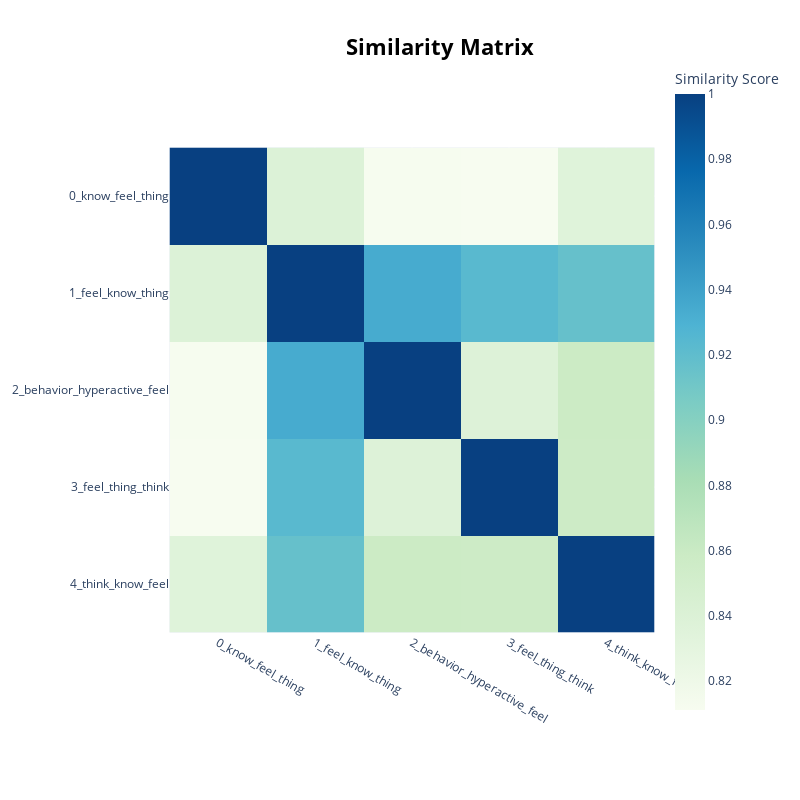

The notebook cell this image was saved under:
### Code cell
# Visualize similarity using heatmap
tp_model.visualize_heatmap()

### Figure 1 — Plotly figure (JSON) as saved in the notebook; plotly's stock layout.template omitted (floating-point values rounded to 4 significant figures)
{"data": [{"coloraxis": "coloraxis", "hovertemplate": "x: %{x}<br>y: %{y}<br>Similarity Score: %{z}<extra></extra>", "name": "0", "type": "heatmap", "x": ["0_know_feel_thing", "1_feel_know_thing", "2_behavior_hyperactive_feel", "3_feel_thing_think", "4_think_know_feel"], "xaxis": "x", "y": ["0_know_feel_thing", "1_feel_know_thing", "2_behavior_hyperactive_feel", "3_feel_thing_think", "4_think_know_feel"], "yaxis": "y", "z": [[1.0, 0.8391, 0.8124, 0.8112, 0.8362], [0.8391, 1.0, 0.9341, 0.9232, 0.9168], [0.8124, 0.9341, 1.0, 0.8378, 0.8581], [0.8112, 0.9232, 0.8378, 1.0, 0.8569], [0.8362, 0.9168, 0.8581, 0.8569, 1.0]]}], "layout": {"coloraxis": {"colorbar": {"title": {"text": "Similarity Score"}}, "colorscale": [[0, "rgb(247,252,240)"], [0.125, "rgb(224,243,219)"], [0.25, "rgb(204,235,197)"], [0.375, "rgb(168,221,181)"], [0.5, "rgb(123,204,196)"], [0.625, "rgb(78,179,211)"], [0.75, "rgb(43,140,190)"], [0.875, "rgb(8,104,172)"], [1, "rgb(8,64,129)"]]}, "height": 800, "hoverlabel": {"bgcolor": "white", "font": {"family": "Rockwell", "size": 16}}, "legend": {"title": {"text": "Trend"}}, "margin": {"t": 60}, "showlegend": true, "title": {"font": {"color": "Black", "size": 22}, "text": "<b>Similarity Matrix</b>", "x": 0.55, "xanchor": "center", "y": 0.95, "yanchor": "top"}, "width": 800, "xaxis": {"anchor": "y", "autorange": true, "constrain": "domain", "domain": [0, 1], "range": [-0.5, 4.5], "scaleanchor": "y", "type": "category"}, "yaxis": {"anchor": "x", "autorange": true, "constrain": "domain", "domain": [0.1311, 0.8689], "range": [4.5, -0.5], "type": "category"}}}
